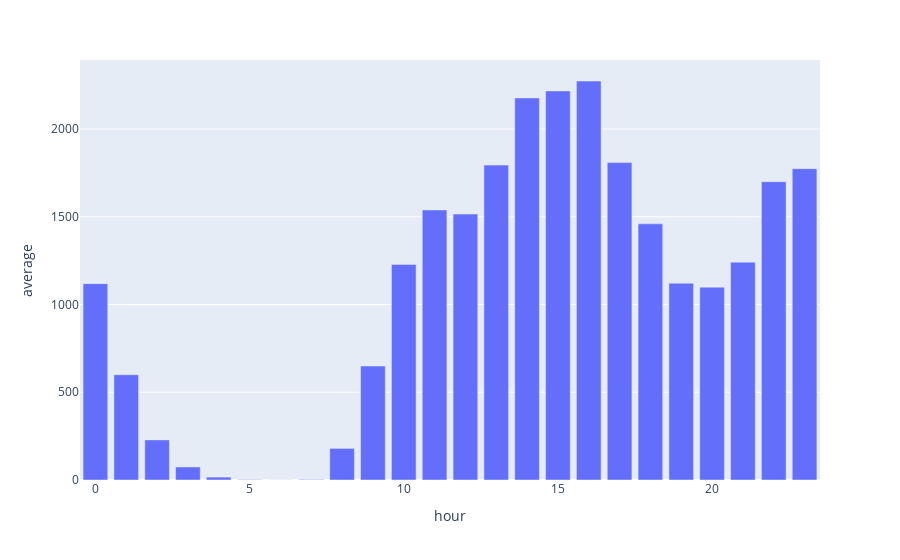

The notebook cell saved with this chart:
### Code cell
px.bar(df_hourly_avg_pivot, x = 'hour', y = 'average')

### Figure 1 — Plotly figure (JSON) as saved in the notebook; plotly's stock layout.template omitted (floating-point values rounded to 4 significant figures)
{"data": [{"alignmentgroup": "True", "hovertemplate": "hour=%{x}<br>average=%{y}<extra></extra>", "legendgroup": "", "marker": {"color": "#636efa", "pattern": {"shape": ""}}, "name": "", "offsetgroup": "", "orientation": "v", "showlegend": false, "textposition": "auto", "type": "bar", "x": [0, 1, 2, 3, 4, 5, 6, 7, 8, 9, 10, 11, 12, 13, 14, 15, 16, 17, 18, 19, 20, 21, 22, 23], "xaxis": "x", "y": [1119.0, 599.9, 228.5, 74.32, 16.54, 1.998, 0.3807, 3.152, 180.1, 649.3, 1228.0, 1539.0, 1515.0, 1795.0, 2177.0, 2217.0, 2274.0, 1809.0, 1460.0, 1121.0, 1099.0, 1241.0, 1700.0, 1774.0], "yaxis": "y"}], "layout": {"barmode": "relative", "legend": {"tracegroupgap": 0}, "margin": {"t": 60}, "xaxis": {"anchor": "y", "domain": [0, 1], "title": {"text": "hour"}}, "yaxis": {"anchor": "x", "domain": [0, 1], "title": {"text": "average"}}}}
